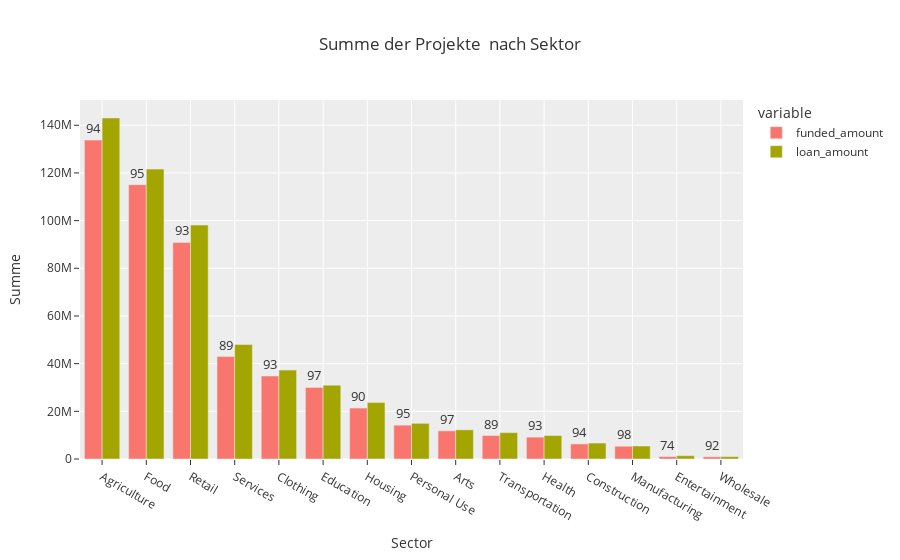

Write notebook code for a chart like this one.
### Code cell
# Barplot mit Plotly Express erstellen 


fig = px.bar(
    grouped_df,
    x='sector',
    y=['funded_amount', 'loan_amount'],
    text='percentage',
    barmode='group', #zwei Bars in der Nähe 
    title='Summe der Projekte  nach Sektor',
    template = 'ggplot2',
    labels={'sector': 'Sector', 'value': 'Summe'}
)
fig.update_traces(textfont_size=13, textangle=0, textposition="outside")  
fig.data[1].text = [] #keinen Text für bar loan_amount
# Plot anzeigen lassen
fig.show()

### Figure 1 — Plotly figure (JSON) as saved in the notebook; plotly's stock layout.template omitted (floating-point values rounded to 4 significant figures)
{"data": [{"alignmentgroup": "True", "hovertemplate": "variable=funded_amount<br>Sector=%{x}<br>Summe=%{y}<br>percentage=%{text}<extra></extra>", "legendgroup": "funded_amount", "marker": {"color": "#F8766D", "pattern": {"shape": ""}}, "name": "funded_amount", "offsetgroup": "funded_amount", "orientation": "v", "showlegend": true, "text": [94, 95, 93, 89, 93, 97, 90, 95, 97, 89, 93, 94, 98, 74, 92], "textangle": 0, "textfont": {"size": 13}, "textposition": "outside", "type": "bar", "x": ["Agriculture", "Food", "Retail", "Services", "Clothing", "Education", "Housing", "Personal Use", "Arts", "Transportation", "Health", "Construction", "Manufacturing", "Entertainment", "Wholesale"], "xaxis": "x", "y": [133770635, 115089210, 90864855, 42966085, 34805270, 30044920, 21377100, 14189775, 11821055, 9842500, 9172250, 6321515, 5356650, 1023095, 918900], "yaxis": "y"}, {"alignmentgroup": "True", "hovertemplate": "variable=loan_amount<br>Sector=%{x}<br>Summe=%{y}<br>percentage=%{text}<extra></extra>", "legendgroup": "loan_amount", "marker": {"color": "#A3A500", "pattern": {"shape": ""}}, "name": "loan_amount", "offsetgroup": "loan_amount", "orientation": "v", "showlegend": true, "text": [], "textangle": 0, "textfont": {"size": 13}, "textposition": "outside", "type": "bar", "x": ["Agriculture", "Food", "Retail", "Services", "Clothing", "Education", "Housing", "Personal Use", "Arts", "Transportation", "Health", "Construction", "Manufacturing", "Entertainment", "Wholesale"], "xaxis": "x", "y": [143067875, 121606150, 98122900, 48057450, 37300925, 30968525, 23663950, 14955350, 12240325, 11066900, 9843400, 6695150, 5447900, 1389150, 995200], "yaxis": "y"}], "layout": {"barmode": "group", "legend": {"title": {"text": "variable"}, "tracegroupgap": 0}, "title": {"text": "Summe der Projekte  nach Sektor"}, "xaxis": {"anchor": "y", "domain": [0, 1], "title": {"text": "Sector"}}, "yaxis": {"anchor": "x", "domain": [0, 1], "title": {"text": "Summe"}}}}
